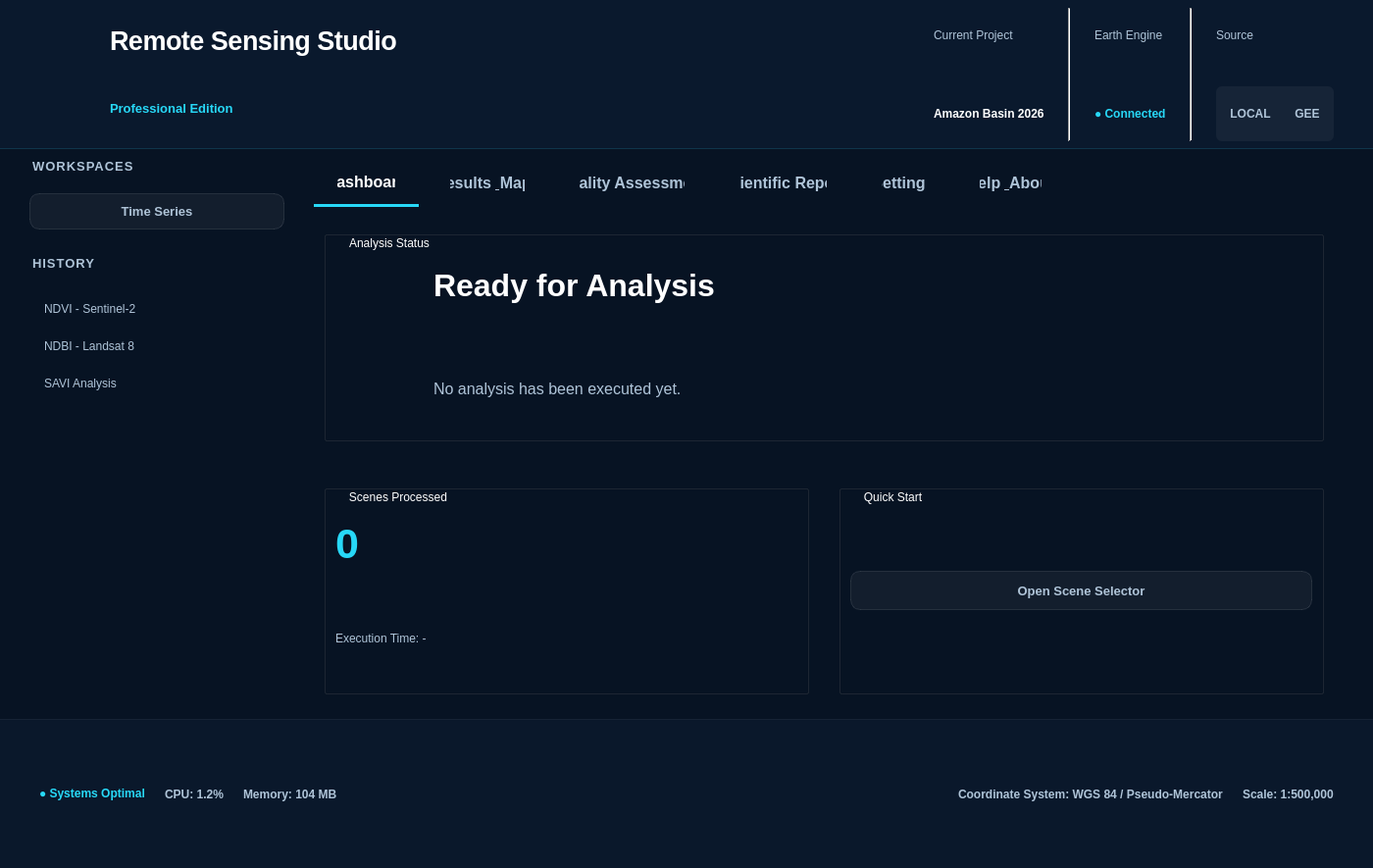
<?xml version="1.0" encoding="UTF-8"?>
<ui version="4.0">
 <class>MainDialogBase</class>
 <widget class="QDialog" name="MainDialogBase">
  <property name="geometry">
   <rect>
    <x>0</x>
    <y>0</y>
    <width>1400</width>
    <height>885</height>
   </rect>
  </property>
  <property name="windowTitle">
   <string>Remote Sensing Analysis Studio</string>
  </property>
  <property name="styleSheet">
   <string notr="true">QWidget {
    font-family: -apple-system, BlinkMacSystemFont, "Segoe UI Variable Display", "Segoe UI", "Inter", sans-serif;
    color: #AFC4D8;
}
QDialog {
    background-color: #071323;
}
QFrame#headerFrame {
    background-color: rgba(12, 27, 48, 0.7);
    border-bottom: 1px solid rgba(39, 216, 247, 0.15);
}
QLabel#lblTitle {
    color: #FFFFFF;
    font-size: 20pt;
    font-weight: 800;
    letter-spacing: -0.5px;
}
QLabel#lblAppIcon {
    background-color: transparent;
    border-radius: 12px;
}
QGroupBox, QFrame[cssClass="card"] {
    background-color: #12243B;
    border: 1px solid rgba(255, 255, 255, 0.05);
    border-radius: 20px;
    padding: 24px;
    margin-top: 45px;
}
QGroupBox::title {
    subcontrol-origin: margin;
    subcontrol-position: top left;
    top: 20px;
    left: 24px;
    color: #FFFFFF;
    font-weight: 700;
    font-size: 14pt;
    letter-spacing: -0.3px;
}
QFrame#leftSidebarFrame {
    background-color: transparent;
}
QPushButton[cssClass="sidebar"] {
    text-align: left;
    padding: 14px 20px;
    background: rgba(255, 255, 255, 0.03);
    border: 1px solid rgba(255, 255, 255, 0.05);
    border-radius: 12px;
    font-weight: 600;
    font-size: 11pt;
    color: #AFC4D8;
    margin-bottom: 8px;
}
QPushButton[cssClass="sidebar"]:hover {
    background-color: rgba(39, 216, 247, 0.08);
    border: 1px solid rgba(39, 216, 247, 0.3);
    color: #FFFFFF;
}
QPushButton[cssClass="sidebarActive"] {
    text-align: left;
    padding: 14px 20px;
    background: #0C1B30;
    border: 1px solid rgba(39, 216, 247, 0.4);
    border-left: 4px solid #27D8F7;
    border-radius: 12px;
    font-weight: 700;
    font-size: 11pt;
    color: #FFFFFF;
    margin-bottom: 8px;
}
QPushButton {
    background-color: rgba(255, 255, 255, 0.05);
    border: 1px solid rgba(255, 255, 255, 0.1);
    border-radius: 10px;
    padding: 10px 24px;
    color: #AFC4D8;
    font-weight: 600;
    font-size: 10pt;
}
QPushButton:hover {
    background-color: rgba(255, 255, 255, 0.1);
    border: 1px solid rgba(255, 255, 255, 0.2);
    color: #FFFFFF;
}
QPushButton:pressed {
    background-color: rgba(0, 0, 0, 0.2);
}
QPushButton[cssClass="accent"] {
    background: qlineargradient(x1:0, y1:0, x2:1, y2:0, stop:0 #00b5d8, stop:1 #319795);
    color: white;
    border: none;
    border-radius: 10px;
}
QPushButton[cssClass="accent"]:hover {
    background: qlineargradient(x1:0, y1:0, x2:1, y2:0, stop:0 #319795, stop:1 #2c7a7b);
}
QTabWidget::pane {
    border: none;
    background: transparent;
}
QTabBar::tab {
    background: transparent;
    color: #AFC4D8;
    padding: 16px 24px;
    border: none;
    font-size: 12pt;
    font-weight: 600;
    margin-right: 8px;
}
QTabBar::tab:selected {
    color: #FFFFFF;
    background-color: transparent;
    border-bottom: 3px solid #27D8F7;
}
QTabBar::tab:hover:!selected {
    color: #FFFFFF;
    background-color: rgba(255,255,255,0.03);
    border-radius: 12px;
}
QFrame#statusBarFrame {
    background-color: rgba(12, 27, 48, 0.6);
    border-top: 1px solid rgba(255, 255, 255, 0.05);
    padding: 6px 0px;
}
QFrame#statusBarFrame QLabel {
    color: #AFC4D8;
    font-size: 9pt;
    font-weight: 500;
}
QListWidget {
    background-color: transparent;
    border: none;
}
QListWidget::item {
    padding: 12px;
    border-radius: 10px;
    color: #AFC4D8;
    font-weight: 500;
}
QListWidget::item:hover {
    background-color: rgba(39, 216, 247, 0.05);
    color: #FFFFFF;
}
QListWidget::item:selected {
    background-color: rgba(39, 216, 247, 0.1);
    border: 1px solid rgba(39, 216, 247, 0.2);
    color: #FFFFFF;
    font-weight: 600;
}
QComboBox, QLineEdit, QDateEdit, QSpinBox, QDoubleSpinBox, QAbstractSpinBox {
    border: 1px solid rgba(255, 255, 255, 0.1);
    border-radius: 8px;
    padding: 8px 12px;
    background-color: #0C1B30;
    color: #FFFFFF;
    font-size: 10pt;
}
QComboBox:hover, QLineEdit:hover, QDateEdit:hover, QSpinBox:hover, QDoubleSpinBox:hover, QAbstractSpinBox:hover {
    border: 1px solid rgba(39, 216, 247, 0.3);
}
QComboBox QAbstractItemView {
    background-color: #12243B;
    color: #FFFFFF;
    selection-background-color: transparent;
    border: 1px solid rgba(255, 255, 255, 0.1);
    border-radius: 8px;
    outline: none;
    padding: 4px;
}
QComboBox QAbstractItemView::item {
    padding: 8px 12px;
    border-radius: 4px;
    color: #FFFFFF;
}
QComboBox QAbstractItemView::item:hover {
    background-color: #1E3A5F;
}
QComboBox QAbstractItemView::item:selected {
    background-color: #1E3A5F;
    color: #27D8F7;
    border-left: 3px solid #27D8F7;
}
QSplitter::handle {
    background-color: transparent;
    width: 24px;
}
QLineEdit, QDateEdit, QSpinBox, QDoubleSpinBox, QAbstractSpinBox {
    color: #FFFFFF;
    selection-color: #FFFFFF;
    selection-background-color: #27D8F7;
}
QLineEdit::placeholder, QDateEdit::placeholder, QSpinBox::placeholder, QDoubleSpinBox::placeholder, QAbstractSpinBox::placeholder {
    color: #B8C6D8;
}
QLineEdit:disabled, QDateEdit:disabled, QSpinBox:disabled, QDoubleSpinBox:disabled, QAbstractSpinBox:disabled, QComboBox:disabled {
    color: #7E8EA5;
}
</string>
  </property>
  <layout class="QVBoxLayout" name="mainLayout">
   <property name="spacing"><number>0</number></property>
   <property name="leftMargin"><number>0</number></property>
   <property name="topMargin"><number>0</number></property>
   <property name="rightMargin"><number>0</number></property>
   <property name="bottomMargin"><number>0</number></property>
   
   <!-- UNIFIED GLASS HEADER -->
   <item>
    <widget class="QFrame" name="headerFrame">
     <layout class="QHBoxLayout" name="headerLayout">
      <property name="leftMargin"><number>40</number></property>
      <property name="rightMargin"><number>40</number></property>
      <property name="topMargin"><number>8</number></property>
      <property name="bottomMargin"><number>8</number></property>
      <property name="spacing"><number>24</number></property>
      
      <item>
       <widget class="QLabel" name="lblAppIcon">
        <property name="pixmap"><pixmap>:/plugins/remote_sensing_studio/icons/plugin_icon.png</pixmap></property>
        <property name="scaledContents"><bool>true</bool></property>
        <property name="minimumSize"><size><width>48</width><height>48</height></size></property>
        <property name="maximumSize"><size><width>48</width><height>48</height></size></property>
       </widget>
      </item>
      
      <item>
       <layout class="QVBoxLayout">
        <property name="spacing"><number>2</number></property>
        <item><widget class="QLabel" name="lblTitle"><property name="text"><string>Remote Sensing Studio</string></property></widget></item>
        <item><widget class="QLabel"><property name="text"><string>Professional Edition</string></property><property name="styleSheet"><string>color: #27D8F7; font-size: 10pt; font-weight: 500;</string></property></widget></item>
       </layout>
      </item>
      
      <item><spacer><property name="orientation"><enum>Qt::Horizontal</enum></property><property name="sizeHint" stdset="0"><size><width>40</width><height>20</height></size></property></spacer></item>
      
      <item>
       <layout class="QVBoxLayout">
        <item><widget class="QLabel"><property name="text"><string>Current Project</string></property><property name="styleSheet"><string>color: #AFC4D8; font-size: 9pt;</string></property></widget></item>
        <item><widget class="QLabel" name="lblCurrentProject"><property name="text"><string>&lt;b style="color: #FFFFFF;"&gt;Amazon Basin 2026&lt;/b&gt;</string></property></widget></item>
       </layout>
      </item>
      
      <item><widget class="Line"><property name="orientation"><enum>Qt::Vertical</enum></property><property name="sizeHint" stdset="0"><size><width>20</width><height>40</height></size></property><property name="styleSheet"><string>border-left: 1px solid rgba(255,255,255,0.1);</string></property></widget></item>
      
      <item>
       <layout class="QVBoxLayout">
        <item><widget class="QLabel"><property name="text"><string>Earth Engine</string></property><property name="styleSheet"><string>color: #AFC4D8; font-size: 9pt;</string></property></widget></item>
        <item><widget class="QLabel" name="lblConnectionStatus"><property name="text"><string>&lt;b style="color: #27D8F7;"&gt;● Connected&lt;/b&gt;</string></property></widget></item>
       </layout>
      </item>
      
      <item><widget class="Line"><property name="orientation"><enum>Qt::Vertical</enum></property><property name="sizeHint" stdset="0"><size><width>20</width><height>40</height></size></property><property name="styleSheet"><string>border-left: 1px solid rgba(255,255,255,0.1);</string></property></widget></item>
      
      <item>
       <layout class="QVBoxLayout">
        <item><widget class="QLabel"><property name="text"><string>Source</string></property><property name="styleSheet"><string>color: #AFC4D8; font-size: 9pt;</string></property></widget></item>
        <item>
         <widget class="QFrame" name="frameSourceSwitch">
          <property name="styleSheet"><string>QFrame { background-color: rgba(255,255,255,0.05); border-radius: 6px; padding: 2px; } QPushButton { border: none; border-radius: 4px; padding: 4px 12px; color: #AFC4D8; font-weight: 600; font-size: 9pt; background: transparent; } QPushButton:checked { background-color: rgba(39, 216, 247, 0.2); color: #27D8F7; }</string></property>
          <layout class="QHBoxLayout">
           <property name="spacing"><number>0</number></property>
           <property name="margin"><number>0</number></property>
           <item>
            <widget class="QPushButton" name="btnSourceLocal">
             <property name="text"><string>LOCAL</string></property>
             <property name="checkable"><bool>true</bool></property>
             <property name="autoExclusive"><bool>true</bool></property>
            </widget>
           </item>
           <item>
            <widget class="QPushButton" name="btnSourceGEE">
             <property name="text"><string>GEE</string></property>
             <property name="checkable"><bool>true</bool></property>
             <property name="autoExclusive"><bool>true</bool></property>
            </widget>
           </item>
          </layout>
         </widget>
        </item>
       </layout>
      </item>
      

     </layout>
    </widget>
   </item>

   <!-- MAIN WORKSPACE -->
   <item>
    <widget class="QSplitter" name="mainSplitter">
     <property name="orientation"><enum>Qt::Horizontal</enum></property><property name="sizeHint" stdset="0"><size><width>40</width><height>20</height></size></property>
     
     <!-- NAVIGATION RAIL -->
     <widget class="QFrame" name="leftSidebarFrame">
      <property name="minimumSize"><size><width>260</width><height>0</height></size></property>
      <property name="maximumSize"><size><width>300</width><height>16777215</height></size></property>
      <layout class="QVBoxLayout" name="leftSidebarLayout">
       <property name="leftMargin"><number>30</number></property>
       <property name="rightMargin"><number>10</number></property>
       <property name="topMargin"><number>10</number></property>
       <property name="bottomMargin"><number>15</number></property>
       <property name="spacing"><number>12</number></property>
       
       <item><widget class="QLabel"><property name="text"><string>WORKSPACES</string></property><property name="styleSheet"><string>color: #AFC4D8; font-size: 10pt; font-weight: 700; letter-spacing: 1px; margin-bottom: 8px;</string></property></widget></item>
       <item><widget class="QPushButton" name="btnWsCustom"><property name="text"><string>Time Series</string></property><property name="cssClass" stdset="0"><string>sidebar</string></property></widget></item>
       
       <item><widget class="Line"><property name="orientation"><enum>Qt::Horizontal</enum></property><property name="sizeHint" stdset="0"><size><width>40</width><height>20</height></size></property><property name="styleSheet"><string>margin: 20px 0px; border-top: 1px solid rgba(255,255,255,0.1);</string></property></widget></item>
       
       <item><widget class="QLabel"><property name="text"><string>HISTORY</string></property><property name="styleSheet"><string>color: #AFC4D8; font-size: 10pt; font-weight: 700; letter-spacing: 1px; margin-bottom: 8px;</string></property></widget></item>
       <item>
        <widget class="QListWidget" name="listHistory">
         <item><property name="text"><string>NDVI - Sentinel-2</string></property></item>
         <item><property name="text"><string>NDBI - Landsat 8</string></property></item>
         <item><property name="text"><string>SAVI Analysis</string></property></item>
        </widget>
       </item>
      </layout>
     </widget>

     <!-- CONTENT AREA -->
     <widget class="QFrame" name="centralContentFrame">
      <layout class="QVBoxLayout" name="centralLayout">
       <property name="leftMargin"><number>20</number></property>
       <property name="rightMargin"><number>40</number></property>
       <property name="topMargin"><number>10</number></property>
       <property name="bottomMargin"><number>15</number></property>
       
       <item>
        <widget class="QTabWidget" name="tabWidget">
         <property name="currentIndex"><number>0</number></property>
         
         <!-- DASHBOARD -->
         <widget class="QWidget" name="tabDashboard">
          <attribute name="title"><string>Dashboard</string></attribute>
          <layout class="QGridLayout">
           <property name="spacing"><number>30</number></property>
           <property name="margin"><number>10</number></property>
           
           <item row="0" column="0" colspan="2">
            <widget class="QGroupBox" name="grpDashStatus">
             <property name="title"><string>Analysis Status</string></property>
             <layout class="QHBoxLayout">
              <property name="spacing"><number>20</number></property>
              <item>
               <widget class="QLabel" name="lblDashBigIcon">
                <property name="minimumSize"><size><width>80</width><height>80</height></size></property>
                <property name="maximumSize"><size><width>80</width><height>80</height></size></property>
                <property name="scaledContents"><bool>true</bool></property>
                <property name="alignment"><set>Qt::AlignCenter</set></property>
               </widget>
              </item>
              <item>
               <layout class="QVBoxLayout">
                <item><widget class="QLabel" name="lblDashAnalysisType"><property name="text"><string>&lt;b style="font-size:24pt; color:#FFFFFF;"&gt;Ready for Analysis&lt;/b&gt;</string></property></widget></item>
                <item><widget class="QLabel" name="lblDashDetails"><property name="text"><string>No analysis has been executed yet.</string></property><property name="styleSheet"><string>color:#AFC4D8; font-size:12pt;</string></property></widget></item>
               </layout>
              </item>
              <item><spacer><property name="orientation"><enum>Qt::Horizontal</enum></property><property name="sizeHint" stdset="0"><size><width>40</width><height>20</height></size></property></spacer></item>
             </layout>
            </widget>
           </item>
           
           <item row="1" column="0">
            <widget class="QGroupBox" name="grpDashScenes">
             <property name="title"><string>Scenes Processed</string></property>
             <layout class="QVBoxLayout">
              <item><widget class="QLabel" name="lblDashScenes"><property name="text"><string>&lt;b style="font-size:32pt; color:#27D8F7;"&gt;0&lt;/b&gt;</string></property></widget></item>
              <item><widget class="QLabel" name="lblDashExecutionTime"><property name="text"><string>Execution Time: -</string></property><property name="styleSheet"><string>color:#AFC4D8;</string></property></widget></item>
             </layout>
            </widget>
           </item>
           
           <item row="1" column="1">
            <widget class="QGroupBox" name="grpQuickStart">
             <property name="title"><string>Quick Start</string></property>
             <layout class="QVBoxLayout" name="quick_start_layout">
              <item>
               <widget class="QPushButton" name="btnSceneSelector">
                <property name="text">
                 <string>Open Scene Selector</string>
                </property>
                <property name="minimumSize">
                 <size>
                  <width>0</width>
                  <height>40</height>
                 </size>
                </property>
                <property name="cssClass" stdset="0">
                 <string>accent</string>
                </property>
               </widget>
              </item>
             </layout>
            </widget>
           </item>
          </layout>
         </widget>

         <!-- RESULTS -->
         <widget class="QWidget" name="tabResults">
          <attribute name="title"><string>Results &amp; Maps</string></attribute>
          <layout class="QGridLayout">
           <property name="spacing"><number>30</number></property>
           <property name="margin"><number>10</number></property>
           <item row="0" column="0" rowspan="2">
            <widget class="QGroupBox" name="grpMapPreview"><property name="title"><string>Interactive Map Preview</string></property>
             <layout class="QVBoxLayout"><item><widget class="QLabel" name="lblMapPreview"><property name="text"><string>Map Engine Rendering...</string></property><property name="alignment"><set>Qt::AlignCenter</set></property><property name="styleSheet"><string>color: #AFC4D8; font-size: 14pt;</string></property></widget></item></layout>
            </widget>
           </item>
           <item row="0" column="1">
            <widget class="QGroupBox" name="grpLayerProps"><property name="title"><string>Layer Properties</string></property>
             <layout class="QVBoxLayout"><item><widget class="QLabel" name="lblResLayerProps"><property name="text"><string>No layer generated.</string></property><property name="styleSheet"><string>line-height: 1.5; font-size: 12pt;</string></property></widget></item></layout>
            </widget>
           </item>
           <item row="1" column="1">
            <widget class="QGroupBox" name="grpStats"><property name="title"><string>Statistics Overview</string></property>
             <layout class="QVBoxLayout"><item><widget class="QLabel" name="lblResStats"><property name="text"><string>No statistics.</string></property><property name="styleSheet"><string>line-height: 1.5; font-size: 12pt;</string></property></widget></item></layout>
            </widget>
           </item>
          </layout>
         </widget>

         <!-- QUALITY ASSESSMENT -->
         <widget class="QWidget" name="tabQA">
          <attribute name="title"><string>Quality Assessment</string></attribute>
          <layout class="QVBoxLayout">
           <property name="spacing"><number>24</number></property>
           <property name="margin"><number>10</number></property>
           <item><widget class="QGroupBox" name="grpQaCloud"><property name="title"><string>Cloud &amp; Shadow Masking</string></property><layout class="QVBoxLayout"><item><widget class="QLabel" name="lblQaCloud"><property name="text"><string>&lt;b style="font-size:24pt; color:#27D8F7;"&gt;N/A&lt;/b&gt;</string></property></widget></item></layout></widget></item>
           <item><widget class="QGroupBox" name="grpQaStats"><property name="title"><string>Image Statistics</string></property><layout class="QVBoxLayout"><item><widget class="QLabel" name="lblQaDetails"><property name="text"><string>No data.</string></property></widget></item></layout></widget></item>
           <item><spacer><property name="orientation"><enum>Qt::Vertical</enum></property><property name="sizeHint" stdset="0"><size><width>20</width><height>40</height></size></property></spacer></item>
          </layout>
         </widget>

         <!-- REPORT -->
         <widget class="QWidget" name="tabReport">
          <attribute name="title"><string>Scientific Report</string></attribute>
          <layout class="QVBoxLayout">
           <property name="spacing"><number>24</number></property>
           <property name="margin"><number>10</number></property>
           <item>
            <widget class="QFrame">
             <layout class="QHBoxLayout">
              <property name="margin"><number>0</number></property>
              <item><widget class="QPushButton"><property name="text"><string>Build Report</string></property><property name="cssClass" stdset="0"><string>accent</string></property></widget></item>
              <item><widget class="QPushButton" name="btnExportPDF"><property name="text"><string>Export as PDF</string></property></widget></item>
              <item><spacer><property name="orientation"><enum>Qt::Horizontal</enum></property><property name="sizeHint" stdset="0"><size><width>40</width><height>20</height></size></property></spacer></item>
             </layout>
            </widget>
           </item>
           <item>
            <widget class="QGroupBox"><property name="title"><string>Document Viewer</string></property>
             <layout class="QVBoxLayout"><item><widget class="QTextBrowser" name="txtScientificReport"><property name="html"><string>No report generated yet.</string></property><property name="styleSheet"><string>color: #FFFFFF; font-size: 11pt;</string></property></widget></item></layout>
            </widget>
           </item>
          </layout>
         </widget>

         <!-- SETTINGS -->
         <widget class="QWidget" name="tabSettings">
          <attribute name="title"><string>Settings</string></attribute>
          <layout class="QVBoxLayout">
           <property name="spacing"><number>30</number></property>
           <property name="margin"><number>10</number></property>
           <item>
            <widget class="QGroupBox">
             <property name="title"><string>Earth Engine Authentication</string></property>
             <layout class="QFormLayout">
              <property name="verticalSpacing"><number>16</number></property>
              <item row="0" column="0"><widget class="QLabel" name="lblSettingsStatusLabel"><property name="text"><string>Status</string></property><property name="styleSheet"><string>font-weight: 600; font-size: 12pt;</string></property></widget></item>
              <item row="0" column="1"><widget class="QLabel" name="lblSettingsAuthStatus"><property name="text"><string>&lt;font color="#27D8F7"&gt;● Authenticated securely&lt;/font&gt;</string></property></widget></item>
              <item row="1" column="0"><widget class="QLabel" name="lblSettingsAccountLabel"><property name="text"><string>Account</string></property><property name="styleSheet"><string>font-weight: 600; font-size: 12pt;</string></property></widget></item>
              <item row="1" column="1"><widget class="QLabel" name="lblSettingsAccount"><property name="text"><string>architect@enterprise.com</string></property><property name="styleSheet"><string>color: #AFC4D8; font-size: 12pt;</string></property></widget></item>
              <item row="2" column="0"><widget class="QLabel" name="lblSettingsProjectLabel"><property name="text"><string>Project</string></property><property name="styleSheet"><string>font-weight: 600; font-size: 12pt;</string></property></widget></item>
              <item row="2" column="1"><widget class="QLabel" name="lblSettingsProject"><property name="text"><string>Not configured</string></property><property name="styleSheet"><string>color: #AFC4D8; font-size: 12pt;</string></property></widget></item>
              <item row="3" column="0"><widget class="QLabel" name="lblSettingsValidationLabel"><property name="text"><string>Validation</string></property><property name="styleSheet"><string>font-weight: 600; font-size: 12pt;</string></property></widget></item>
              <item row="3" column="1"><widget class="QLabel" name="lblSettingsValidation"><property name="text"><string>&lt;font color="#D97706"&gt;? Earth Engine project required&lt;/font&gt;</string></property></widget></item>
              <item row="4" column="1">
               <layout class="QVBoxLayout">
                <property name="spacing"><number>8</number></property>
                <item><widget class="QPushButton" name="btnSettingsSignInOut"><property name="text"><string>Sign In with Google</string></property><property name="maximumSize"><size><width>200</width><height>16777215</height></size></property></widget></item>
                <item><widget class="QPushButton" name="btnSettingsSwitchAccount"><property name="text"><string>Switch Account</string></property><property name="maximumSize"><size><width>200</width><height>16777215</height></size></property></widget></item>
                <item><widget class="QPushButton" name="btnSettingsManageAccess"><property name="text"><string>Manage Access</string></property><property name="cssClass" stdset="0"><string>accent</string></property><property name="maximumSize"><size><width>200</width><height>16777215</height></size></property></widget></item>
               </layout>
              </item>
             </layout>
            </widget>
           </item>
           <item><spacer><property name="orientation"><enum>Qt::Vertical</enum></property><property name="sizeHint" stdset="0"><size><width>20</width><height>40</height></size></property></spacer></item>
          </layout>
         </widget>

         <!-- HELP & ABOUT -->
         <widget class="QWidget" name="tabHelp">
          <attribute name="title"><string>Help &amp; About</string></attribute>
          <layout class="QVBoxLayout">
           <property name="spacing"><number>30</number></property>
           <property name="margin"><number>10</number></property>
           <item>
            <widget class="QGroupBox">
             <property name="title"><string>Help &amp; About</string></property>
             <layout class="QVBoxLayout">
              <property name="spacing"><number>20</number></property>
              
              <item><widget class="QLabel"><property name="text"><string>&lt;b style="font-size:16pt; color:#FFFFFF;"&gt;Remote Sensing Studio&lt;/b&gt;&lt;br/&gt;&lt;span style="color:#27D8F7; font-size:11pt;"&gt;Professional Edition&lt;/span&gt;</string></property></widget></item>
              
              <item><widget class="QLabel"><property name="text"><string>&lt;b style="color:#AFC4D8;"&gt;ABOUT&lt;/b&gt;&lt;br/&gt;Remote Sensing Studio is a professional QGIS plugin for remote sensing analysis and Earth observation workflows.&lt;br/&gt;It provides local raster and Google Earth Engine workflows, vegetation analysis, visualization, quality assessment, and scientific reporting.</string></property></widget></item>
              
              <item><widget class="QLabel"><property name="text"><string>&lt;b style="color:#AFC4D8;"&gt;WEB DEMO&lt;/b&gt;&lt;br/&gt;Explore the interactive Remote Sensing Studio Web Demo.</string></property></widget></item>
              
              <item>
               <widget class="QPushButton" name="btnHelpWebDemo">
                <property name="text"><string>Open Web Demo →</string></property>
                <property name="cssClass" stdset="0"><string>accent</string></property>
                <property name="maximumSize"><size><width>200</width><height>16777215</height></size></property>
                <property name="cursor"><cursorShape>PointingHandCursor</cursorShape></property>
               </widget>
              </item>
              
              <item><widget class="QLabel"><property name="text"><string>&lt;b style="color:#AFC4D8;"&gt;SUPPORT&lt;/b&gt;</string></property></widget></item>
              <item>
               <widget class="QPushButton" name="btnHelpContactSupport">
                <property name="text"><string>Contact &amp; Support</string></property>
                <property name="maximumSize"><size><width>200</width><height>16777215</height></size></property>
                <property name="cursor"><cursorShape>PointingHandCursor</cursorShape></property>
               </widget>
              </item>
              
              <item><widget class="QLabel" name="lblProjectInfo"><property name="text"><string>&lt;b style="color:#AFC4D8;"&gt;PROJECT INFORMATION&lt;/b&gt;&lt;br/&gt;Developer: Yasser Galal&lt;br/&gt;Version: </string></property></widget></item>
              
              <item><spacer><property name="orientation"><enum>Qt::Vertical</enum></property><property name="sizeHint" stdset="0"><size><width>20</width><height>40</height></size></property></spacer></item>
             </layout>
            </widget>
           </item>
           <item><spacer><property name="orientation"><enum>Qt::Vertical</enum></property><property name="sizeHint" stdset="0"><size><width>20</width><height>40</height></size></property></spacer></item>
          </layout>
         </widget>
        </widget>
       </item>
      </layout>
     </widget>
    </widget>
   </item>

   <!-- STATUS BAR -->
   <item>
    <widget class="QFrame" name="statusBarFrame">
     <layout class="QHBoxLayout" name="statusBarLayout">
      <property name="leftMargin"><number>40</number></property>
      <property name="rightMargin"><number>40</number></property>
      <property name="topMargin"><number>10</number></property>
      <property name="bottomMargin"><number>10</number></property>
      <property name="spacing"><number>20</number></property>
      
      <item><widget class="QLabel"><property name="text"><string>&lt;font color="#27D8F7"&gt;● Systems Optimal&lt;/font&gt;</string></property></widget></item>
      <item><widget class="QLabel"><property name="text"><string>CPU: 1.2%</string></property></widget></item>
      <item><widget class="QLabel"><property name="text"><string>Memory: 104 MB</string></property></widget></item>
      
      <item><spacer><property name="orientation"><enum>Qt::Horizontal</enum></property><property name="sizeHint" stdset="0"><size><width>40</width><height>20</height></size></property></spacer></item>
      
      <item><widget class="QLabel"><property name="text"><string>Coordinate System: WGS 84 / Pseudo-Mercator</string></property></widget></item>
      <item><widget class="QLabel"><property name="text"><string>Scale: 1:500,000</string></property></widget></item>
     </layout>
    </widget>
   </item>
  </layout>
 </widget>
 <resources>
  <include location="../resources.qrc"/>
 </resources>
 <connections/>
</ui>
